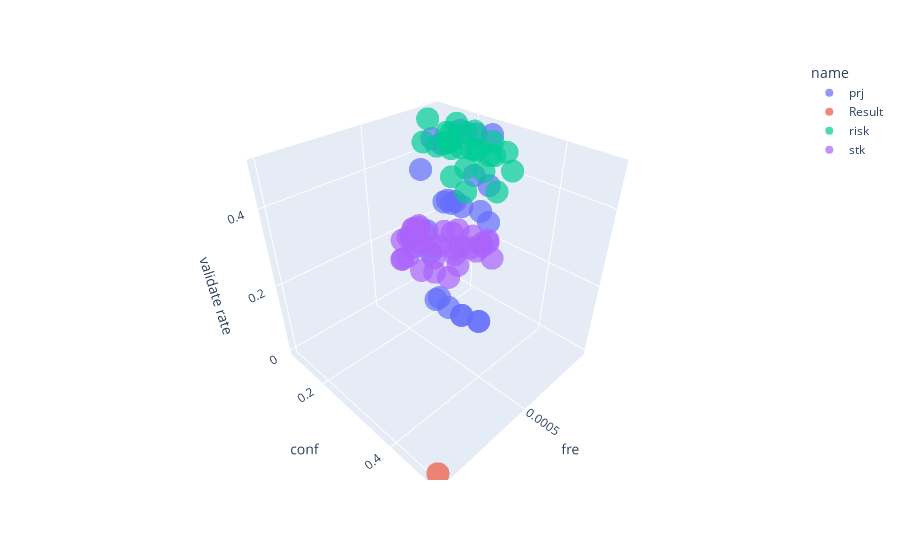

The cell this chart's notebook holds for it:
### Code cell
import plotly.express as px
fig=px.scatter_3d(new_vis_set, x="fre", y="conf", z="validate rate", color="name", opacity=0.7)
fig.show()
